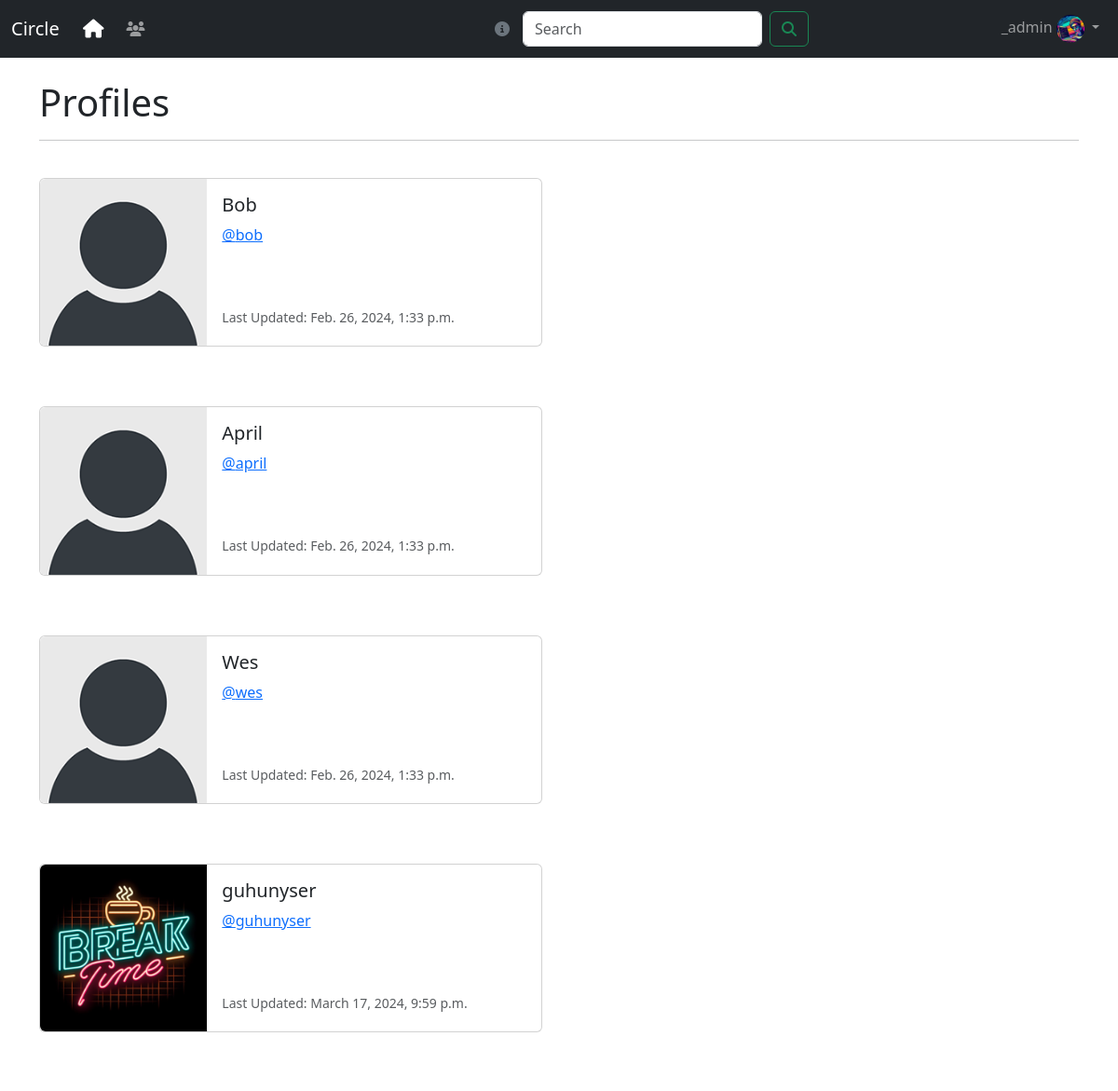
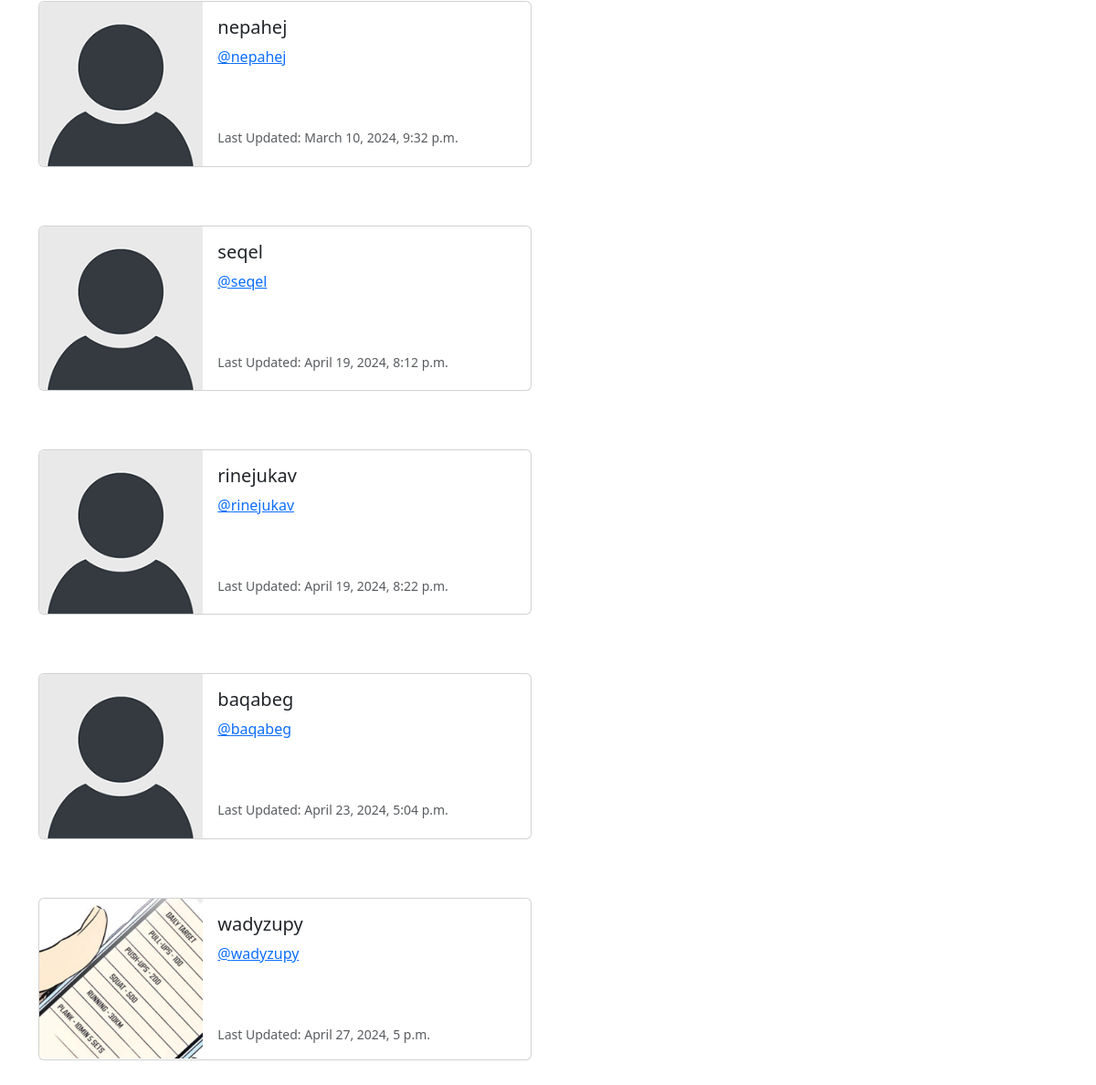
Screenshot of /profile_list/ (signed in) with the database file from the repository (2 pictures, top to bottom).
### circle/models.py (models this page shows, shortened)
class Profile(models.Model):
    user = models.OneToOneField( User, on_delete=models.CASCADE)
    follows = models.ManyToManyField("self",
        related_name="followed_by",
        symmetrical=False,
        blank=True)
    date_modified = models.DateTimeField(User, auto_now=True)
    profile_image = models.ImageField(null=True,blank=True, upload_to="images/")
    profile_bio = models.CharField(null=True, blank=True, max_length=500)
    hompage_link = models.CharField(null=True, blank=True, max_length=250)
    facebook_link = models.CharField(null=True, blank=True, max_length=250)
    instagram_link = models.CharField(null=True, blank=True, max_length=250)
    linkedin_link = models.CharField(null=True, blank=True, max_length=250)
    github_link =models.CharField(null=True, blank=True, max_length=250)

### circle/views.py (the view)
# urls.py: path('profile_list/', views.profile_list, name='profile_list'),
def profile_list(request):
    if request.user.is_authenticated:
        profiles = Profile.objects.exclude(user=request.user)
        return render(request, 'profile_list.html', {"profiles":profiles} )
    else:
        messages.success(request, ("You must be logged in to View Page..."))
        return redirect('home')

### circle/templates/profile_list.html
{% extends 'base.html' %}
{% load static %}
{% block content %}
<h1>Profiles</h1>
<hr/>
<br/>
{% if profiles %}
   {% for profile in profiles %}
   <div class="card mb-3" style="max-width: 540px;">
    <div class="row g-0">
      <div class="col-md-4">
      {%  if profile.profile_image %}
        <img src="{{ profile.profile_image.url }}" width=200 height=200 class="img-fluid rounded-start" alt="{{profile.user.username}}">
      {% else %}
        <img src="{% static 'images/default_profile_pic.png' %}" class="img-fluid rounded-start" alt="Profile Image">
      {% endif %}
      </div>
      <div class="col-md-8">
        <div class="card-body">
          <h5 class="card-title">{{ profile.user.username }}</h5>
          <p class="card-text"><a href="{% url 'profile' profile.user.id %}">@{{ profile.user.username | lower}}</a></a></p><br/><br/>
          <p class="card-text"><small class="text-body-secondary">Last Updated: {{ profile.date_modified }}
        </small></p>
        </div>
      </div>
    </div>
  </div>
  <br/>
  <br/>
   {% endfor %}
{% endif %}
{% endblock %}

### circle/templates/navbar.html (shortened to what this page needs)
{% load static %}
<nav class="navbar navbar-expand-lg navbar-dark bg-dark">
    <div class="container-fluid">
        <a class="navbar-brand" href="{% url 'home' %}">Circle <i class="fa-solid fa-house" style="color: white; margin-left: 20px;"></i></a>
        <div class="collapse navbar-collapse show" id="navbarSupportedContent">
            <ul class="navbar-nav me-auto mb-2 mb-lg-0">
                <li class="nav-item">
                    <a class="nav-link" href="{% url 'profile_list' %}"><i class="fa-solid fa-users"></i></a>
                </li>
            </ul>
            <form method="POST" action="{% url 'search' %}" class="d-flex mx-auto position-relative" style="max-width: 400px;">
                <i id="popover-icon" class="fa-solid fa-circle-info text-secondary position-absolute" style="cursor: pointer; left: -30px; top: 50%; transform: translateY(-50%);"></i>
                <input class="form-control me-2" type="search" placeholder="Search" aria-label="Search" name="search">
                <button class="btn btn-outline-success" type="submit"><i class="fa-solid fa-magnifying-glass"></i></button>
            </form>
            {% if user.is_authenticated %}
            <ul class="navbar-nav ml-auto">
                <li class="nav-item dropdown">
                    <a class="nav-link dropdown-toggle" href="#" role="button" data-bs-toggle="dropdown" aria-expanded="false">
                        {{ user.username }}
                        {% if user.profile.profile_image %}
                            <img src="{{ user.profile.profile_image.url }}" class="rounded-circle" width=30 alt="Profile Image">
                        {% else %}
                            <img src="{% static 'images/default_profile_pic.png' %}" class="rounded-circle" alt="Profile Image" width=30>
                        {% endif %}
                    </a>
                </li>
            </ul>
            {% endif %}
        </div>
    </div>
</nav>

### rows the page displays
Profile: user.username "Bob", user.username "bob", date_modified "Feb. 26, 2024, 1:33 p.m."
Profile: user.username "April", user.username "april", date_modified "Feb. 26, 2024, 1:33 p.m."
Profile: user.username "Wes", user.username "wes", date_modified "Feb. 26, 2024, 1:33 p.m."
Profile: profile_image (picture), user.username "guhunyser", date_modified "March 17, 2024, 9:59 p.m."
Profile: user.username "nepahej", date_modified "March 10, 2024, 9:32 p.m."
Profile: user.username "seqel", date_modified "April 19, 2024, 8:12 p.m."
Profile: user.username "rinejukav", date_modified "April 19, 2024, 8:22 p.m."
Profile: user.username "baqabeg", date_modified "April 23, 2024, 5:04 p.m."
Profile: profile_image (picture), user.username "wadyzupy", date_modified "April 27, 2024, 5 p.m."

### other values shown
{{ user.username }} "_admin"
